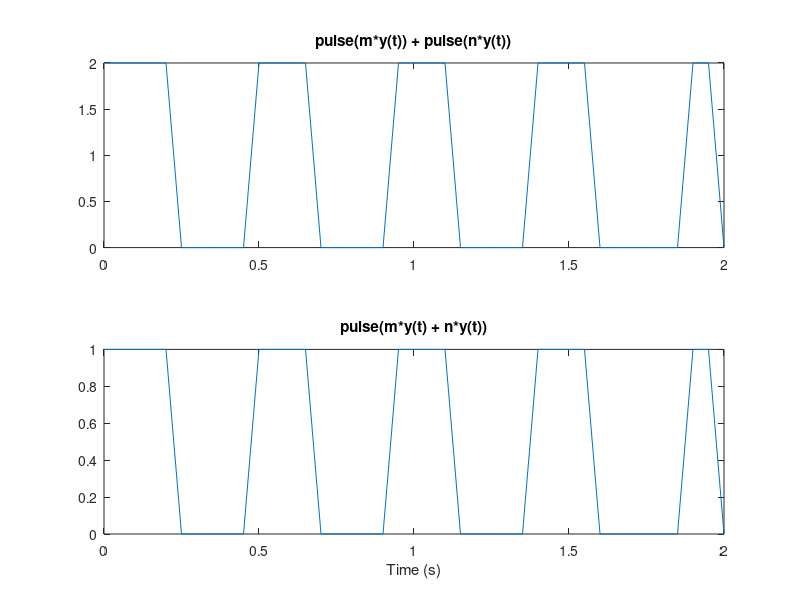
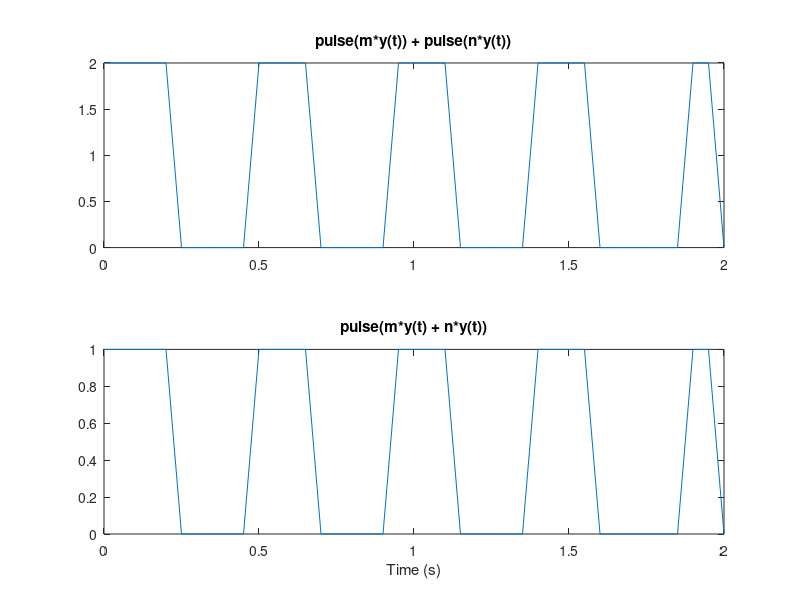

Write the MATLAB code that produced these figures, in order.
u = @(t) (t >= 0);
pulse = @(t, T) (u(t)) - (u(t-T));  % pulse

b =[0.0860, 0, -0.1721, 0, 0.0860];
a =[1.0000, -1.5690, 1.7660, -1.1262, 0.5655];
t = 0:0.05:2;

m = 2;
n = 3;

x = @(t) (2*t);
y = filter(b, a, x(t));

% testing linearity

exp_1 = pulse(m*y, 1);
exp_2 = pulse(n*y, 1);
exp_3 = pulse(m*y+n*y, 1);

figure;
subplot(211)
plot(t, exp_1+exp_2);
title('pulse(m*y(t)) + pulse(n*y(t))');

subplot(212)
plot(t, exp_3);
title('pulse(m*y(t) + n*y(t))');
xlabel('Time (s)')

% testing time invariance

exp_1 = pulse(m*y, 1);
exp_2 = pulse(n*y, 1);
exp_3 = pulse(m*y+n*y, 1);

figure;
subplot(211)
plot(t, exp_1+exp_2);
title('pulse(m*y(t)) + pulse(n*y(t))');

subplot(212)
plot(t, exp_3);
title('pulse(m*y(t) + n*y(t))');
xlabel('Time (s)')
